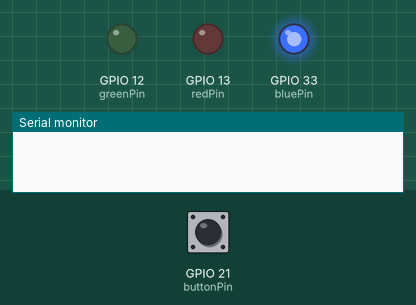
Simulated run of this sketch. Board: ESP32. Shown: output pins drawn as LEDs (lit = HIGH), the last lines printed to the serial monitor. The inputs (shaded band) are chosen by the test bench; at power-on: GPIO 21 (buttonPin) LOW.

Above: at 1.2 s.
1.3 s: GPIO 21 (buttonPin) pulled HIGH for 0.15 s
At 2.0 s:
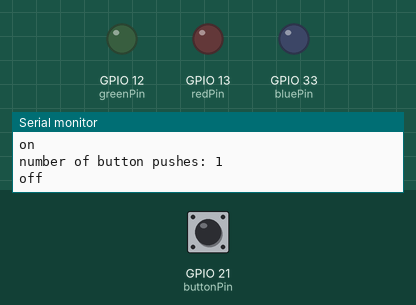
2.9 s: GPIO 21 (buttonPin) pulled HIGH for 1 s
At 4.4 s:
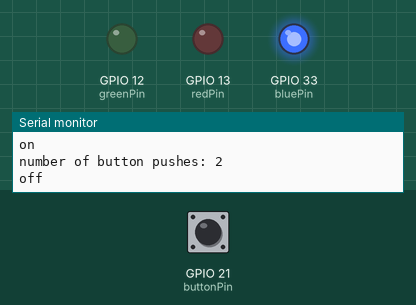
5.4 s: GPIO 21 (buttonPin) pulled HIGH for 3.2 s
At 6.3 s:
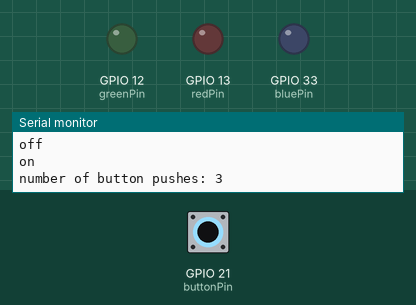
Timing chart, 0 to 8.4 s (numbered marks = the images above; inputs shaded):
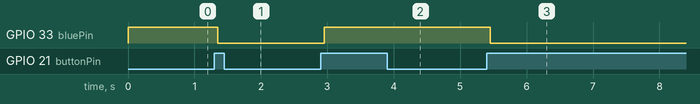

The sketch:

buttonDesignProj.ino
```cpp
#include <analogWrite.h>
#include <Wire.h>
#include <LiquidCrystal_I2C.h>

const int redPin = 13;
const int greenPin = 12;
const int bluePin = 33;

//sleep and wake function, determined by the button.
const int buttonPin = 21;

// Variables will change:
int buttonPushCounter = 0;  // counter for the number of button presses
int buttonState = 0;        // current state of the button
int lastButtonState = 0;    // previous state of the button

void setup() {
  // initialize the button pin as a input:
  pinMode(buttonPin, INPUT);
  // initialize the LED as an output:
  pinMode(redPin, OUTPUT);
  pinMode(bluePin, OUTPUT);
  pinMode(greenPin, OUTPUT);
  // initialize serial communication:
  Serial.begin(9600);
}

void loop() {
  // read the pushbutton input pin:
  buttonState = digitalRead(buttonPin);

  // compare the buttonState to its previous state
  if (buttonState != lastButtonState) {
    // if the state has changed, increment the counter
    if (buttonState == HIGH) {
      // if the current state is HIGH then the button went from off to on:
      buttonPushCounter++;
      Serial.println("on");
      Serial.print("number of button pushes: ");
      Serial.println(buttonPushCounter);
    } else {
      // if the current state is LOW then the button went from on to off:
      Serial.println("off");
    }
    // Delay a little bit to avoid bouncing
    delay(50);
  }
  // save the current state as the last state, for next time through the loop
  lastButtonState = buttonState;
  // turns on the LED every four button pushes by checking the modulo of the
  // button push counter. the modulo function gives you the remainder of the
  // division of two numbers:
  if (buttonPushCounter % 2 == 0) {
    digitalWrite(bluePin, HIGH);
    //call the sleeping animation
  } else {
    digitalWrite(bluePin, LOW);
    //call wakeup animation
  }
}
```

Measured:
- after the input at 1.3 s, GPIO 33 (bluePin): HIGH → LOW after 0.05 s
- after the input at 2.9 s, GPIO 33 (bluePin): LOW → HIGH after 0.05 s
- after the input at 5.4 s, GPIO 33 (bluePin): HIGH → LOW after 0.05 s
